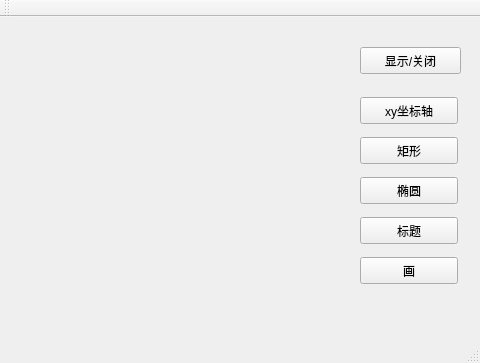
<?xml version="1.0" encoding="UTF-8"?>
<ui version="4.0">
 <class>MainWindow</class>
 <widget class="QMainWindow" name="MainWindow">
  <property name="geometry">
   <rect>
    <x>0</x>
    <y>0</y>
    <width>480</width>
    <height>363</height>
   </rect>
  </property>
  <property name="windowTitle">
   <string>MainWindow</string>
  </property>
  <widget class="QWidget" name="centralWidget">
   <widget class="QPushButton" name="pushButton_1">
    <property name="geometry">
     <rect>
      <x>360</x>
      <y>30</y>
      <width>101</width>
      <height>27</height>
     </rect>
    </property>
    <property name="text">
     <string>显示/关闭</string>
    </property>
   </widget>
   <widget class="QPushButton" name="pushButton_2">
    <property name="geometry">
     <rect>
      <x>360</x>
      <y>80</y>
      <width>98</width>
      <height>27</height>
     </rect>
    </property>
    <property name="text">
     <string>xy坐标轴</string>
    </property>
   </widget>
   <widget class="QPushButton" name="pushButton_3">
    <property name="geometry">
     <rect>
      <x>360</x>
      <y>120</y>
      <width>98</width>
      <height>27</height>
     </rect>
    </property>
    <property name="text">
     <string>矩形</string>
    </property>
   </widget>
   <widget class="QPushButton" name="pushButton_4">
    <property name="geometry">
     <rect>
      <x>360</x>
      <y>160</y>
      <width>98</width>
      <height>27</height>
     </rect>
    </property>
    <property name="text">
     <string>椭圆</string>
    </property>
   </widget>
   <widget class="QPushButton" name="pushButton_5">
    <property name="geometry">
     <rect>
      <x>360</x>
      <y>200</y>
      <width>98</width>
      <height>27</height>
     </rect>
    </property>
    <property name="text">
     <string>标题</string>
    </property>
   </widget>
   <widget class="QPushButton" name="pushButton_6">
    <property name="geometry">
     <rect>
      <x>360</x>
      <y>240</y>
      <width>98</width>
      <height>27</height>
     </rect>
    </property>
    <property name="text">
     <string>画</string>
    </property>
   </widget>
  </widget>
  <widget class="QMenuBar" name="menuBar">
   <property name="geometry">
    <rect>
     <x>0</x>
     <y>0</y>
     <width>480</width>
     <height>25</height>
    </rect>
   </property>
  </widget>
  <widget class="QToolBar" name="mainToolBar">
   <attribute name="toolBarArea">
    <enum>TopToolBarArea</enum>
   </attribute>
   <attribute name="toolBarBreak">
    <bool>false</bool>
   </attribute>
  </widget>
  <widget class="QStatusBar" name="statusBar"/>
 </widget>
 <layoutdefault spacing="6" margin="11"/>
 <resources/>
 <connections/>
</ui>
